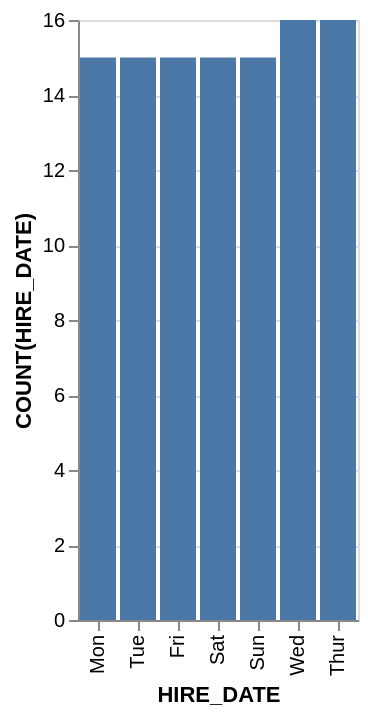

Vega-Lite specification stored for this chart:
### Vega-Lite specification from a JSON file in a GitHub repository (floating-point values rounded to 4 significant figures)
{"data": {"values": [{"x_data": "Mon", "y_data": 15}, {"x_data": "Tue", "y_data": 15}, {"x_data": "Wed", "y_data": 16}, {"x_data": "Thur", "y_data": 16}, {"x_data": "Fri", "y_data": 15}, {"x_data": "Sat", "y_data": 15}, {"x_data": "Sun", "y_data": 15}]}, "mark": "bar", "encoding": {"x": {"field": "x_data", "type": "nominal", "title": "HIRE_DATE", "sort": {"op": "sum", "field": "y_data", "order": "ascending"}}, "y": {"field": "y_data", "type": "quantitative", "title": "COUNT(HIRE_DATE)"}}}
